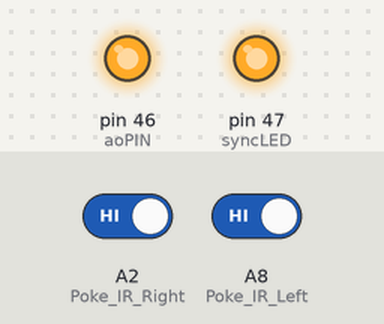
A sketch run on a simulated Arduino Mega 2560, built with avr-gcc and run on an emulated ATmega2560. Parts: output pins drawn as LEDs (lit = HIGH). The test bench sets the inputs (shaded band); at power-on: A2 (Poke_IR_Right) HIGH, A8 (Poke_IR_Left) HIGH.

Above: at 4.8 s.
4.9 s: A2 (Poke_IR_Right) driven LOW
10.5 s: A8 (Poke_IR_Left) driven LOW
At 12.3 s:
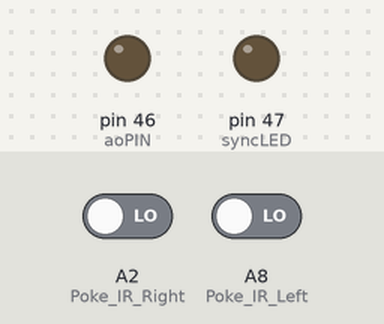
13.2 s: A8 (Poke_IR_Left) driven HIGH
At 14.0 s:
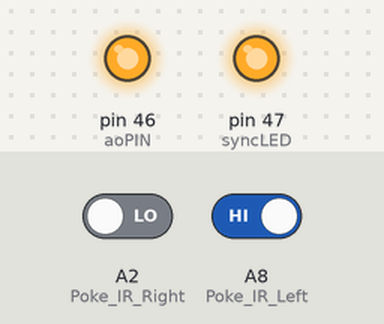
Timing chart, 0 to 16.2 s (numbered marks = the images above; inputs shaded):
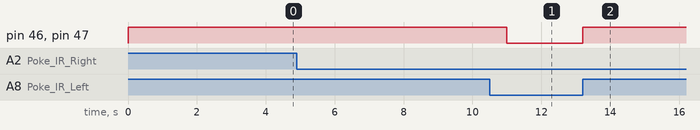

The sketch:

debuglaser.ino
```cpp
//INPUTS
int pk[2] = {11, 5}; //IRs right(0) and left(1)
#define Poke_IR_Right A2
#define Poke_IR_Left A8
#define read_IR_Right digitalRead(Poke_IR_Right)
#define read_IR_Left digitalRead(Poke_IR_Left)
int valuePk[] = {0, 0};
//OUTPUTS
int aoPIN = 46;
int syncLED = 47;

void setup() {
  pinMode(Poke_IR_Right, INPUT);
  pinMode(Poke_IR_Left, INPUT);
  pinMode(aoPIN, OUTPUT);
  pinMode(syncLED, OUTPUT);
}

void loop() {
  // put your main code here, to run repeatedly:
  valuePk[0] = read_IR_Right;
  valuePk[1] = read_IR_Left;
  for (int x = 0; x < 2; x++) {
    if (valuePk[x]) {
      digitalWrite(aoPIN, HIGH);
      digitalWrite(syncLED, HIGH);
      delay(1000);
      digitalWrite(aoPIN, LOW);
      digitalWrite(syncLED, LOW);
    }
  }
}
```

Measured:
- after the input at 10.5 s, pin 46 (aoPIN), pin 47 (syncLED): HIGH → LOW after 0.50 s
- after the input at 13.2 s, pin 46 (aoPIN), pin 47 (syncLED): LOW → HIGH at once
